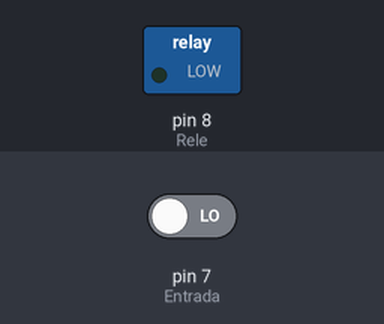
Simulated run of this sketch. Board: Arduino Uno, built with avr-gcc and run on an emulated ATmega328P. On the bench: switched loads named in the sketch (green lamp = pin HIGH). The test bench sets the inputs (shaded band); at power-on: pin 7 (Entrada) LOW.

Above: at 1.2 s.
1.3 s: pin 7 (Entrada) driven HIGH
At 1.9 s:
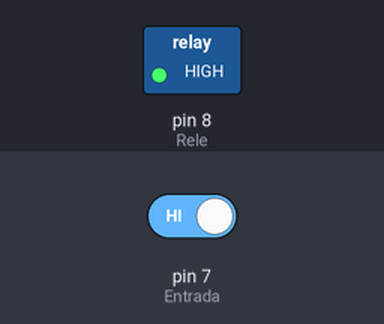
2.8 s: pin 7 (Entrada) driven LOW
At 4.2 s:
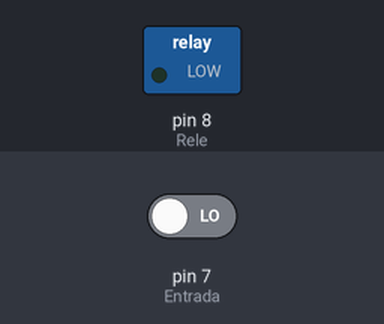
Timing chart, 0 to 5.8 s (numbered marks = the images above; inputs shaded):
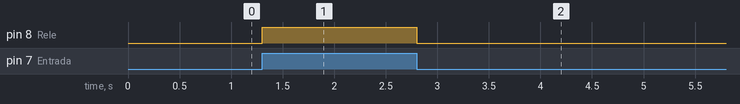

The sketch:

Relearduinoacionador.ino
```cpp
const int Entrada = 7;
const int Rele = 8;

void setup() {

  pinMode(Entrada, INPUT);
  pinMode(Rele, OUTPUT);

}

void loop() {

  Serial.println(digitalRead(Entrada));
  while(digitalRead(Entrada) == HIGH){
   Serial.print("entrou entrou entrou: ");
   Serial.println(digitalRead(Entrada));
    digitalWrite(Rele, HIGH);
  }
  digitalWrite(Rele, LOW);

}
```

Measured:
- after the input at 1.3 s, pin 8 (Rele): LOW → HIGH at once
- after the input at 2.8 s, pin 8 (Rele): HIGH → LOW at once
